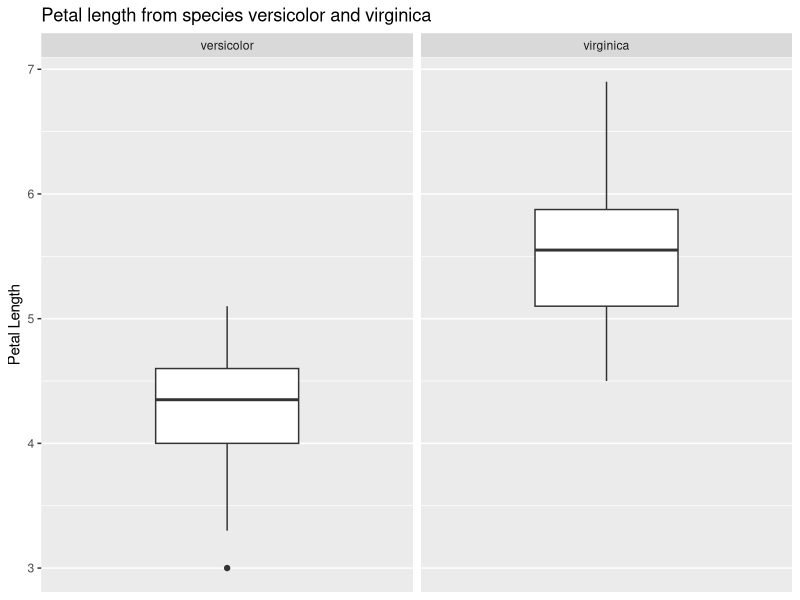
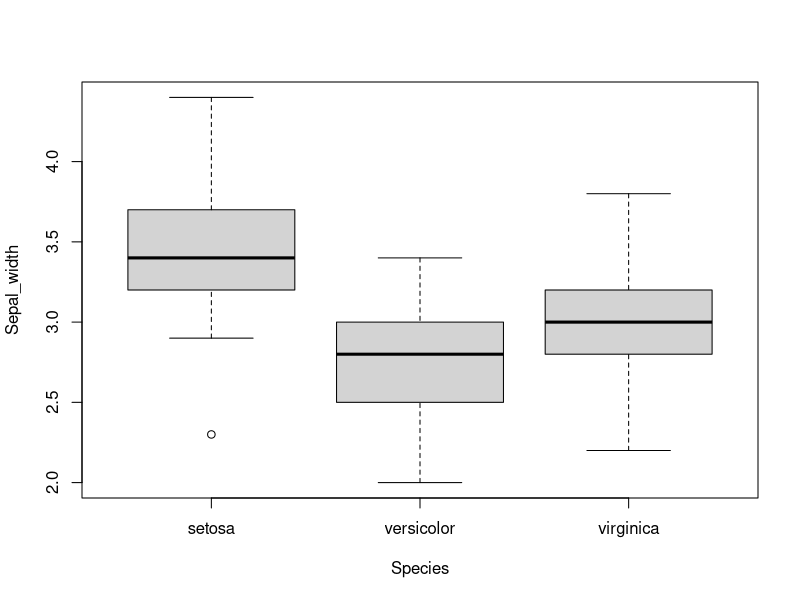

Source code (R) for these figures, in order:
## ---- chunk 1
library(tidyverse)
## ---- chunk 2
data("iris")
## ---- chunk 3
t.test(x=iris$Sepal.Length, alternative = "two.sided", mu=5.7)
## ---- chunk 4
t.test(x=iris$Petal.Width, alternative = "less", mu=2.1)
## ---- chunk 5
var.test(iris[iris$Species == "virginica" , "Petal.Length"],
         iris[iris$Species == "versicolor" , "Petal.Length"],
         ratio = 1, alternative = "two.sided")
## ---- chunk 6
t.test(x=iris[iris$Species == "virginica" , "Petal.Length"],
         y= iris[iris$Species == "versicolor" , "Petal.Length"],
        alternative = "greater", mu =0, var.equal= FALSE)
## ---- chunk 7
df <- iris %>% 
  select(Species, Petal.Length) %>%   
  filter(Species == "virginica" | Species =="versicolor" ) %>% 
  ggplot() + 
  geom_boxplot(mapping=aes(y=Petal.Length )) + 
  scale_x_discrete( ) +
  labs(title = "Petal length from species versicolor and virginica",
       y = "Petal Length") +
  facet_wrap(~Species)
## ---- chunk 8
df
## ---- chunk 9
Species <- iris$Species
Sepal_width <- iris$Sepal.Width
## ---- chunk 10
boxplot(Sepal_width ~ Species)
## ---- chunk 11
anova_test <- aov(Sepal_width ~ Species)
## ---- chunk 12
summary(anova_test)
